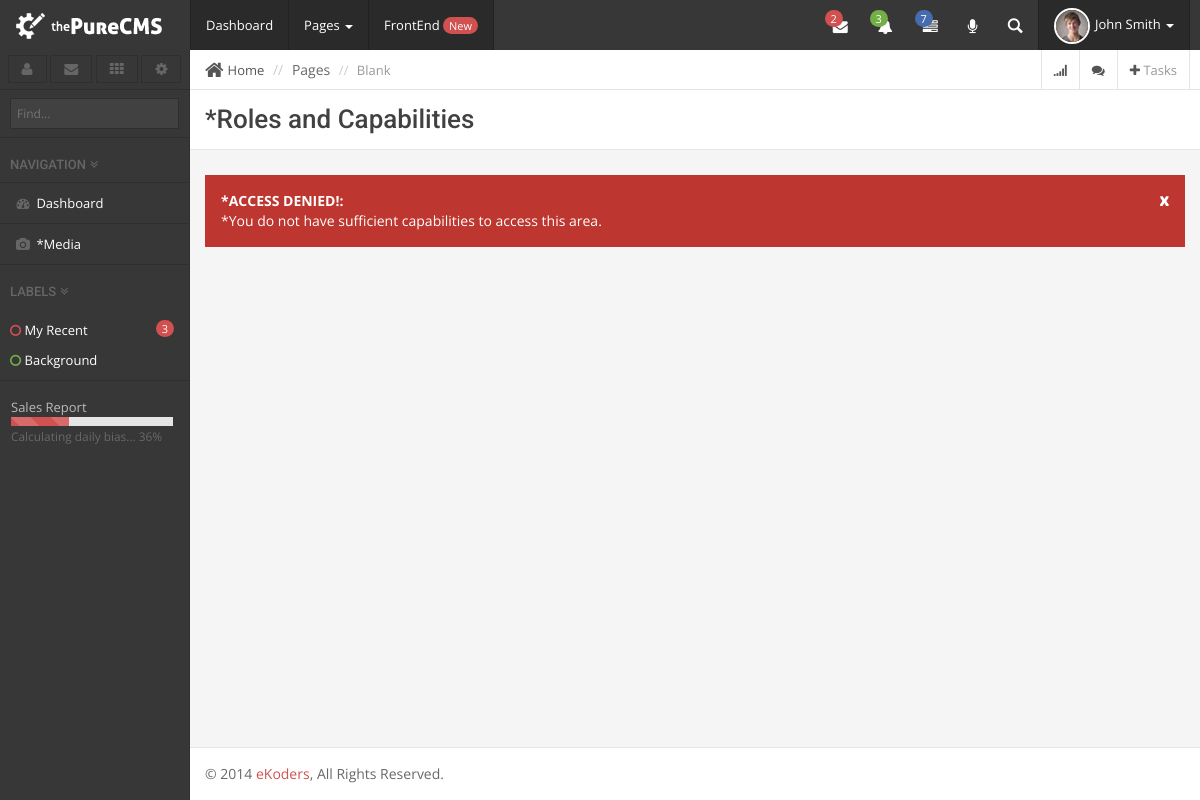
/admin/user_roles.php (signed in), run on an earlier commit of the app's database.
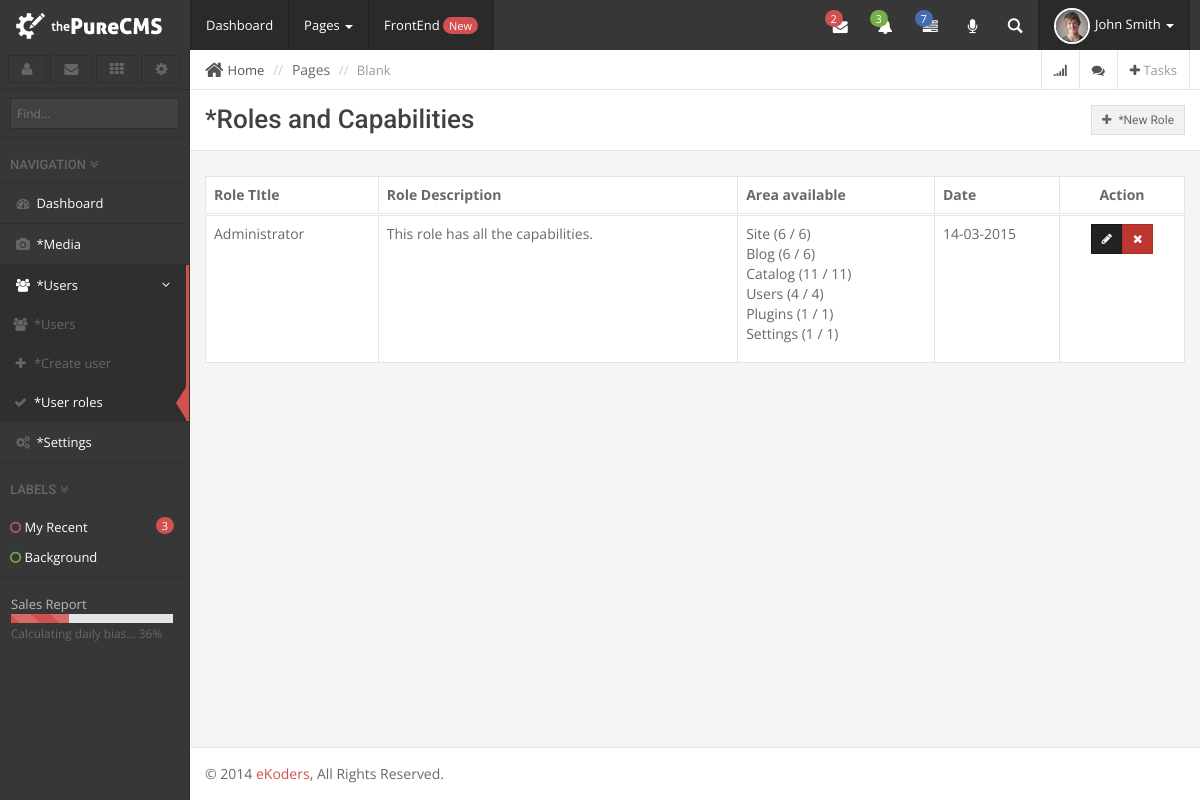
And on a later commit of the database.
### tables this page shows
CREATE TABLE IF NOT EXISTS `user_roles` (
  `role_id` int(11) NOT NULL AUTO_INCREMENT,
  `role_title` varchar(32) NOT NULL,
  `role_description` varchar(250) NOT NULL,
  `role_object` longtext NOT NULL,
  `role_ts` timestamp NOT NULL DEFAULT CURRENT_TIMESTAMP,
  PRIMARY KEY (`role_id`)
);

CREATE TABLE IF NOT EXISTS `user_profiles` (
  `user_profile_id` int(11) NOT NULL AUTO_INCREMENT,
  `user_id` int(11) NOT NULL,
  `user_name` varchar(128) NOT NULL,
  `user_display_name` varchar(128) NOT NULL,
  `user_email` varchar(128) NOT NULL,
  `user_image` varchar(128) NOT NULL,
  `user_role` int(11) NOT NULL,
  PRIMARY KEY (`user_profile_id`)
);

### include/class.database.php (called while the page is built, shortened)
<?php
class Database {
    private $_DB;
    private $_query;
    private $_where = array();
    private $_select = array();
    private $_action;
    private $_table;
    public function __construct() {
        try {
            $this->_DB = new PDO('mysql:host=' . DB_HOST . ';dbname=' . DB_NAME, DB_USER, DB_PASS);
            $this->_DB->setAttribute(PDO::ATTR_ERRMODE, PDO::ERRMODE_EXCEPTION);
        } catch (PDOException $e) {
            echo 'ERROR: ' . $e->getMessage();
        }
    }
    public function where($column_name, $value, $operator = '=') {
        $this->_where[$column_name] = array();
        $this->_where[$column_name][] = $value;
        $this->_where[$column_name][] = $operator;
    }
    public function select($columns) {
        foreach ($columns as $column => $name) {
            $this->_select[$column] = $name;
        }
    }
    public function query($query) {
        try {
            $this->_query = $this->_DB->prepare(filter_var($query, FILTER_SANITIZE_STRING));
            $this->bind_results();
            $this->_query->execute();
            $this->_where = array();
            $this->_select = array();
        } catch (PDOException $e) {
            $er = $e->errorInfo;
            echo '<p style="font-family:arial; background:#F00; position:absolute; z-index:10000; color:#FFF; padding:5px;">ERROR: ' . $er[2] . '</p>';
        }
    }
    private function bind_results() {
        if (!empty($this->_where)) {
            foreach ($this->_where as $c => $value) {
                $this->_query->bindValue(':' . $c, $value[0], $this->get_type($value[0]));
            }
        }
    }
    private function get_type($value) {
        if (is_int($value)) {
            $param = PDO::PARAM_INT;
        } elseif (is_bool($value)) {
            $param = PDO::PARAM_BOOL;
        } elseif (is_null($value)) {
            $param = PDO::PARAM_NULL;
        } elseif (is_string($value)) {
            $param = PDO::PARAM_STR;
        } else {
            $param = FALSE;
        }
        return $param;
    }
    private function build_query() {
        $query = $this->_action;
        if ($this->_action == 'SELECT') {
            if (!empty($this->_select)) {
                foreach ($this->_select as $column_name => $name) {
                    $query .=' ' . $column_name . ' as ' . $name . ', ';
                }
            } else {
                $query .= ' *';
            }
            $query = rtrim($query, ', ');
        }
        if ($this->_action != 'UPDATE' && $this->_action != 'INSERT') {
            $query .= ' FROM ';
        }
        $query .= $this->_table;
        if (!empty($this->_where)) {
            $query .= ' WHERE ';
            $columns = array();
            foreach ($this->_where as $c => $v) {
                $columns[] = $c . ' ' . $v[1] . ':' . $c;
            }
            $query .= implode(' AND ', $columns);
        }
        $this->query($query);
    }
    public function result($fetch_type = PDO::FETCH_OBJ) {
        return $this->_query->fetch($fetch_type);
    }
    public function all_results($fetch_type = PDO::FETCH_OBJ) {
        return $this->_query->fetchAll($fetch_type);
    }
    public function row_count() {
        return $this->_query->rowCount();
    }
    public function from($table_name, $num_rows = NULL) {
        $this->_action = 'SELECT';
        $this->_table = $table_name;
        $this->build_query();
    }
    public function _date($format = 'Y-m-d H:i:s', $date = NULL) {
        if (isset($date)) {
            $date = strtotime($date);
        } else {
            $date = time();
        }
        return date($format, $date);
    }
}

### admin/classes/class.users.php (called while the page is built, shortened)
<?php
class Users extends Capabilities{
	private $profile_table_name;
	public function __construct()
	{
		$this->profile_table_name = DB_PREFIX.'user_profiles';
		if ($this->is_logged_in()) {
			$this->user_capabilities = $this->get_user_capabilitirs();
		}
	}
	public static function is_logged_in()
	{
		if (isset($_SESSION['token'])) {
			return true;
		}else{
			return false;
		}
	}
	public static function get_logged_id()
	{
		if (isset($_SESSION['user_id'])) {
			return $_SESSION['user_id'];
		}
	}
	public function get_profile($user_id = NULL)
	{
		if (is_null($user_id)) {
			$user_id = $this->get_logged_id();
		}
		$this->from($this->profile_table_name);
		if ($this->row_count() > 0) {
			return $this->result();
		}
	}
}

### admin/classes/class.capabilities.php (called while the page is built, shortened)
<?php
class Capabilities extends Database{
	protected $role_table_name;
	protected $user_capabilities;
	protected $capabilities_group_container = array();
	public function __construct()
	{
		$this->role_table_name = DB_PREFIX.'user_roles';
		$this->capabilities_group_container['Site'] 		= array();
		$this->capabilities_group_container['Blog'] 		= array();
		$this->capabilities_group_container['Catalog'] 		= array();
		$this->capabilities_group_container['Users'] 		= array();
		$this->capabilities_group_container['Plugins'] 		= array();
		$this->capabilities_group_container['Settings'] 	= array();
	}
	public function has_capabilities($capabilities = array())
	{
		$state = false;
		foreach ($capabilities as $group_name => $group) {
			foreach ($group as $key => $value) {
				if (array_key_exists($group_name, $this->user_capabilities) && array_key_exists($value, $this->user_capabilities[$group_name])) {
					$state = true;
				}
			}
		}
		return $state;
	}
	public function get_user_capabilitirs($user_id = NULL)
	{
		$profile = $this->get_profile($user_id);
		$role = $this->get_roles($profile->user_role);
		$role_capabilities_object = json_decode($role->role_object);
		$role_capabilities = array();
		foreach ($role_capabilities_object as $group_name => $group_data) {
			$role_capabilities[$group_name] = array();
			foreach ($group_data as $key => $value) {
				$role_capabilities[$group_name][$key] = $value;
			}
		}
		return $role_capabilities;
	}
	public function get_roles($ID = NULL)
	{
		$this->from($this->role_table_name);
		if ($this->row_count() > 0 && isset($ID)) {
			return $this->result();
		}elseif ($this->row_count() > 0) {
			return $this->all_results();
		}
	}
	public function register_capability($group, $key)
	{
		if (isset($this->capabilities_group_container[$group])) {
			$this->capabilities_group_container[$group][str_replace(' ', '-', strtolower($key))] = $key;
		}else{
			register_admin_message('Capabilty not registered', 'Invalid capabilty group.', 'danger');
		}
	}
	public function get_capabilities_groups()
	{
		return $this->capabilities_group_container;
	}
}

### admin/builtins/capabilities.php (called while the page is built, shortened)
<?php
$Users = new users();

### admin/include/init.php (called while the page is built, shortened)
<?php
include_once ABSPATH.'include/class.database.php';
include_once ABSPATH.'common/procedural_functions.php';
include_once ADMINABS.'builtins/capabilities.php';

### admin/user_roles.php (the view, shortened to what the rows shown need)
<?php
include_once 'include/init.php';
$roles = $Users->get_roles();
$admin_title = 'Roles and Capabilities';
$available_groups = $Users->get_capabilities_groups();
include 'include/header.php';
?>
<div id="page-wrapper">
		<div class="row">
			<div class="col-lg-12">
				<div class="page-header title">
					<h1 class='clearfix'><?php __($admin_title); ?> <?php if(is_allowed(HAS_USERS_ROLE, array('Users'=>array('manage-roles')))): ?> <a href="create_role.php" class="btn btn-default btn-sm pull-right"><i class="fa fa-plus"></i> <?php __('New Role') ?></a><?php endif; ?></h1>
				</div>
			</div>
		</div>
		<div class="row">
			<div class="col-lg-12">
			<?php
				if (!isset($roles)):
					echo "<p>";
					__($admin_title);
					echo " ";
					__("are not available.");
					echo "</p>";
				else:
			?>
				<table class="table table-bordered table-hover tc-table">
					<thead>
						<tr>
							<th>Role TItle</th>
							<th class="hidden-xs">Role Description</th>
							<th class="hidden-xs">Area available</th>
							<th class="hidden-xs">Date</th>
							<th class="col-medium center">Action</th>
						</tr>
					</thead>
					<tbody>
						<?php foreach($roles as $role):
							$role_object = json_decode($role->role_object);
						?>
						<tr>
							<td><?php echo $role->role_title; ?></td>
							<td><?php echo $role->role_description; ?></td>
							<td>
								<ul class="list-unstyled">
									<?php foreach($role_object as $object_key => $object ): ?>
									<li><?php echo $object_key; ?> (<?php echo count((array)$object); ?> / <?php echo count($available_groups[$object_key]) ?>)</li>
								<?php endforeach; ?>
								</ul>
							</td>
							<td class="col-medium"><?php echo $Users->_date('d-m-Y', $role->role_ts); ?></td>
							<td class="col-medium center">
								<div class="btn-group btn-group-sm">
									<a href="create_role.php?ID=<?php echo $role->role_id; ?>" class="btn btn-inverse"><i class="fa fa-pencil icon-only"></i></a>
									<a href="user_roles.php?ID=<?php echo $role->role_id; ?>" class="btn btn-danger" onClick="return confirm('<?php __('Confirm delete?'); ?>');"><i class="fa fa-times icon-only"></i></a>
								</div>
							</td>
						</tr>
						<?php endforeach; ?>
					</tbody>
				</table>
				<?php endif; ?>
			</div>
		</div>
<?php include 'include/footer.php'; ?>

What changed in the data, as far as the page shows it:
added user_roles: role_title "Administrator", role_description "This role has all the capabilities.", object_key "Plugins", count((array)$object) "1", count($available_groups[$object_key]) "1", object_key "Settings", role_ts "14-03-2015"
added user_profiles: object_key "Site", count((array)$object) "6", count($available_groups[$object_key]) "6", object_key "Blog", object_key "Catalog", count((array)$object) "11", count($available_groups[$object_key]) "11", object_key "Users", count((array)$object) "4", count($available_groups[$object_key]) "4"
Also different on the page:
$lang->get_key($key): "*Roles and Capabilities *ACCESS DENIED! *You do not have sufficient capabilities to access this area." → "*Roles and Capabilities *New Role"
new list line: "*Users *Users *Create user *User roles"
new list line: "*Settings"
text no longer shown: "x :"
text now shown: "Role TItle Role Description Area available Date Action"
